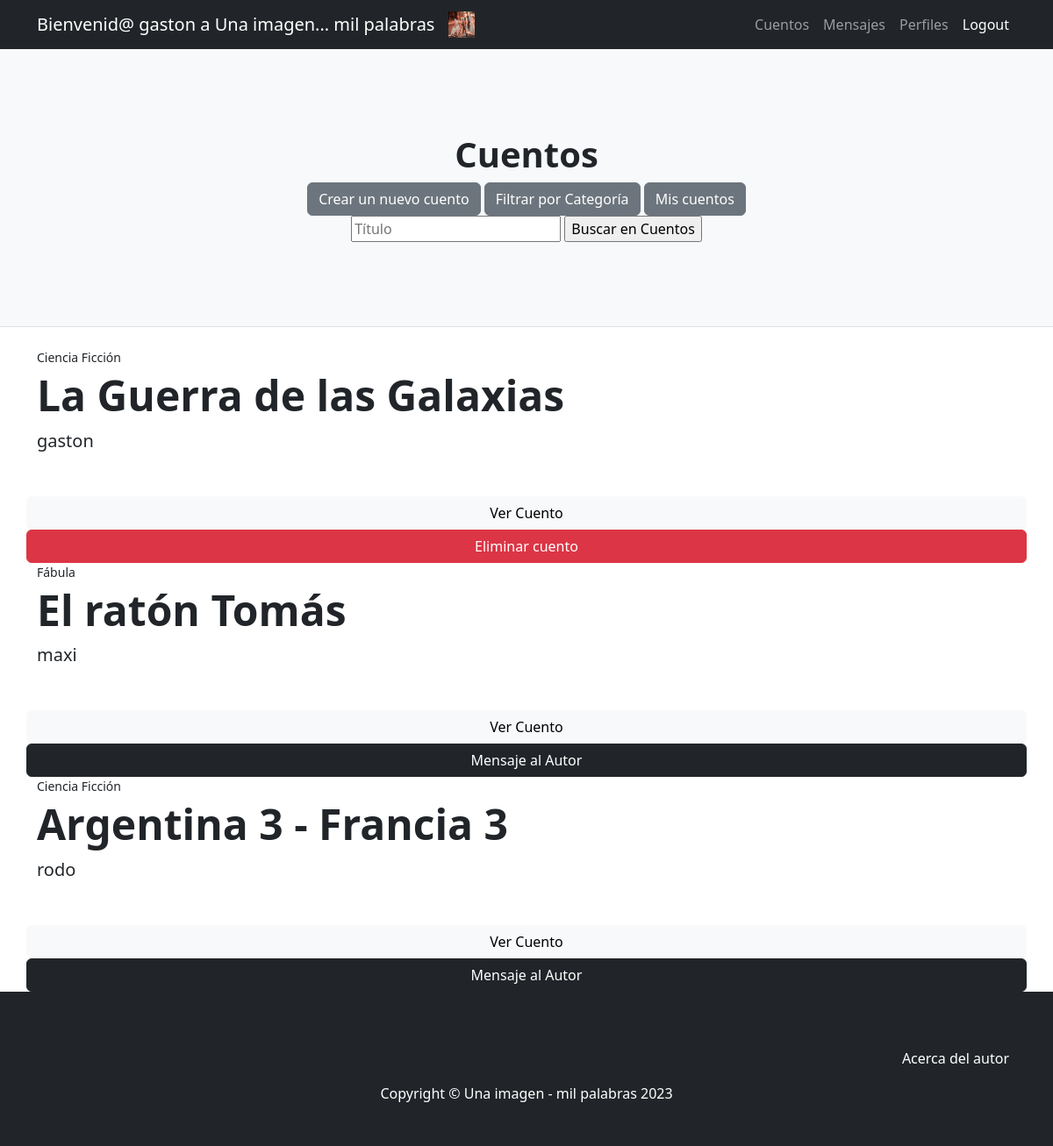
Page /AppCuentos/ (signed in) on the earlier database version.
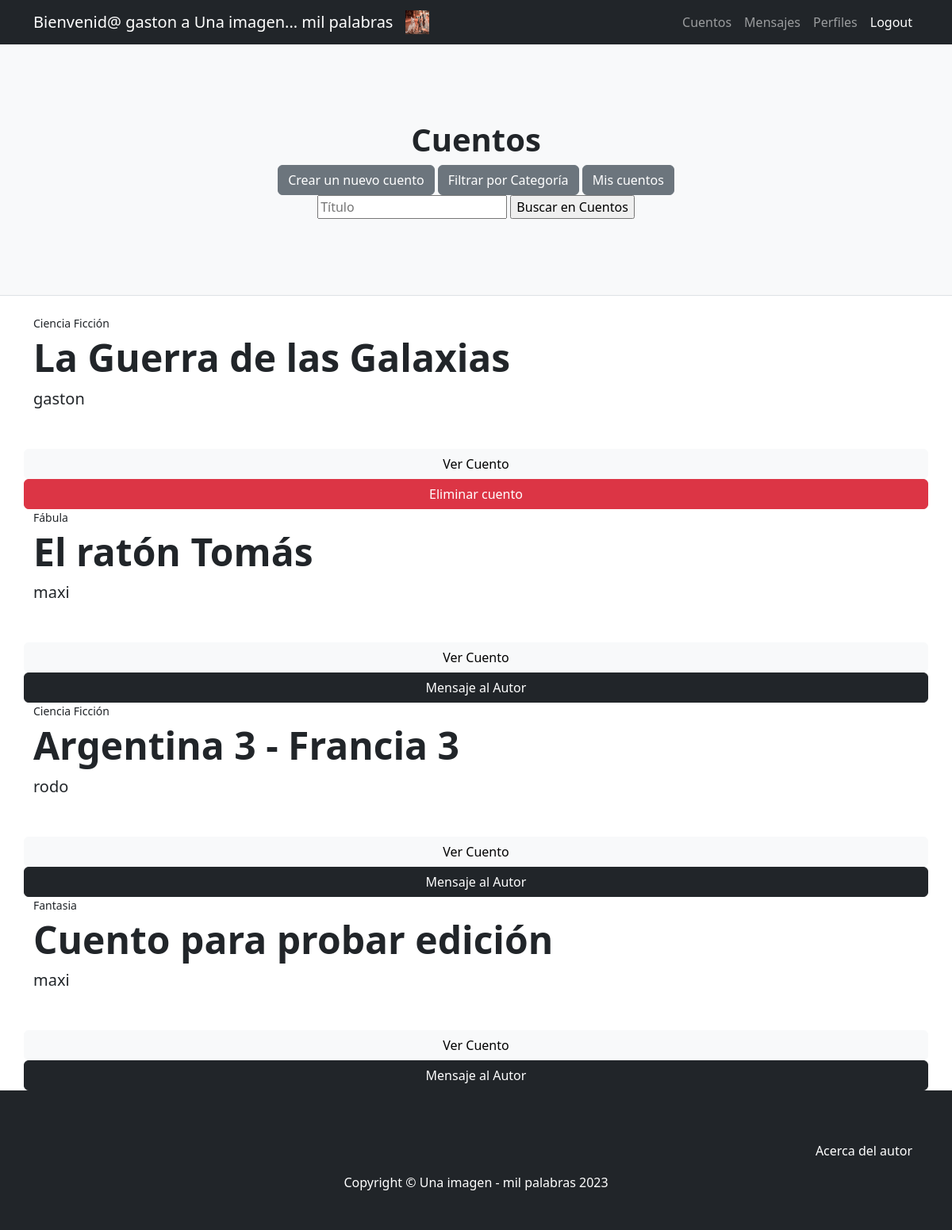
Same page on the later database version.
### AppCuentos/models.py (models this page shows, shortened)
class Cuento(models.Model):
    fecha=models.DateField()
    categoria=models.CharField(max_length=20)
    titulo=models.CharField(max_length=50, unique=True)
    subtitulo=models.CharField(max_length=100)
    cuerpo=models.CharField(max_length=100000)
    autor=models.ForeignKey(User, on_delete=models.CASCADE)
    foto=models.ImageField(upload_to="fotos") #Hay que ponerlo en la carpeta media como el de avatars

### AppCuentos/views.py (the view)
# urls.py: path("", inicioCuentos, name="inicioCuentos"),
def inicioCuentos(request):
    cuentos=Cuento.objects.all()
    if len(cuentos)==0:
        mensaje="Aún no hay cuentos cargados... Inspirate y da el primer paso"
    else:
        mensaje=''
    return render(request,"AppCuentos/inicioCuentos.html", {'cuentos':cuentos,'mensaje':mensaje,"avatar":obtenerAvatar(request)})

### AppUsuarios/views.py (called while the page is built)
@login_required
def obtenerAvatar(request):
    avatares=Avatar.objects.filter(user=request.user.id)
    if len(avatares)!=0:
        return avatares[0].imagen.url
    else:
        return "/media/avatars/default.png"

### AppCuentos/templates/AppCuentos/inicioCuentos.html (shortened to what this page needs)
{% extends "AppUsuarios/padre.html" %}
{% load static %}
{% block titulo %}
<h1 class="fw-bolder">Cuentos</h1>
{% if user.is_authenticated %}
<a class="btn btn-secondary" href="{% url 'nuevoCuento' %}">Crear un nuevo cuento</a>
{% endif %}
<a class="btn btn-secondary" href="{% url 'buscarPorCategoria' %}">Filtrar por Categoría</a>
{% if user.is_authenticated %}
<a class="btn btn-secondary" href="{% url 'misCuentos' %}">Mis cuentos</a>
{% endif %}
<form action="{% url 'buscarCuento' %}" method="GET">
    <input type="text" name="titulo" id="titulo" placeholder="Título">
    <input type="submit" value="Buscar en Cuentos">
</form>
{% endblock %}
{% block cuerpo %}
<body>
    {% for cuento in cuentos %}
    <div class="small mb-1">{{ cuento.categoria }}</div>
                        <h1 class="display-5 fw-bolder" >{{ cuento.titulo }}</h1>
                        <div class="fs-5 mb-5">
                            <span>{{ cuento.autor }}</span>
                        </div>
    <a class="btn btn-light" href="{% url 'verCuento'  cuento.id  %}">Ver Cuento </a>
    {% if user.is_authenticated %}
    {% if cuento.autor != request.user %}
    <a class="btn btn-dark" href="{% url 'mensajeAlAutor'  cuento.id  %}">Mensaje al Autor </a>
    {% endif %}
    {% if cuento.autor == request.user or request.user.is_staff == 1 %}
    <a class="btn btn-danger" href="{% url 'eliminarCuento'  cuento.id  %}">Eliminar cuento </a>
    {% endif %}
    {% endif %}
    {% endfor %}
</body>
{% endblock %}

### AppUsuarios/templates/AppUsuarios/padre.html (shortened to what this page needs)
<!DOCTYPE html>
<html lang="en">
    <head>
        {% load static %}
        <link href="{% static 'AppUsuarios/css/styles.css' %}" rel="stylesheet" />
    </head>
    <body>
        <nav class="navbar navbar-expand-lg navbar-dark bg-dark">
            <div class="container">
                {% if user.is_authenticated %}
                <a class="navbar-brand" href="{% url 'inicioUsuarios' %}">Bienvenid@ {{ user.username }} a Una imagen... mil palabras</a>
                <img src="{{ avatar }}" alt="" width="30" height="30">
                <div class="collapse navbar-collapse" id="navbarSupportedContent">
                    <ul class="navbar-nav ms-auto mb-2 mb-lg-0">
                        <li class="nav-item"><a class="nav-link" href="{% url 'inicioCuentos' %}">Cuentos</a></li>
                        <li class="nav-item"><a class="nav-link" href="{% url 'mensajes' %}">Mensajes</a></li>
                        <li class="nav-item"><a class="nav-link" href="{% url 'verMiPerfil' %}">Perfiles</a></li>
                        <li class="nav-item"><a class="nav-link active" aria-current="page" href="{% url 'logout' %}">Logout</a></li>
                    </ul>
                {% endif %}
                </div>
            </div>
        </nav>
        <header class="py-5 bg-light border-bottom mb-4">
            <div class="container">
                <div class="text-center my-5">
                    {% block titulo %}
                    {% endblock %}
                </div>
            </div>
        </header>
        <div class="container">
            <div class="row">
                {% block cuerpo %}
                {% endblock %}
            </div>
        </div>
        <footer class="py-5 bg-dark">
            <nav class="navbar navbar-expand-lg navbar-dark bg-dark">
                <div class="container">
                    <div class="collapse navbar-collapse" id="navbarSupportedContent">
                        <ul class="navbar-nav ms-auto mb-2 mb-lg-0">
                            <li class="nav-item"><a class="nav-link active" aria-current="page" href="{% url 'about' %}">Acerca del autor</a></li>
                        </ul>
                    </div>
                </div>
            </nav>
            <div class="container">
                <p class="m-0 text-center text-white">Copyright &copy; Una imagen - mil palabras 2023</p>
            </div>
        </footer>
    </body>
</html>

Differences in the rows shown:
added Cuento: categoria "Fantasia", titulo "Cuento para probar edición", autor "maxi", shows "Mensaje al Autor"
